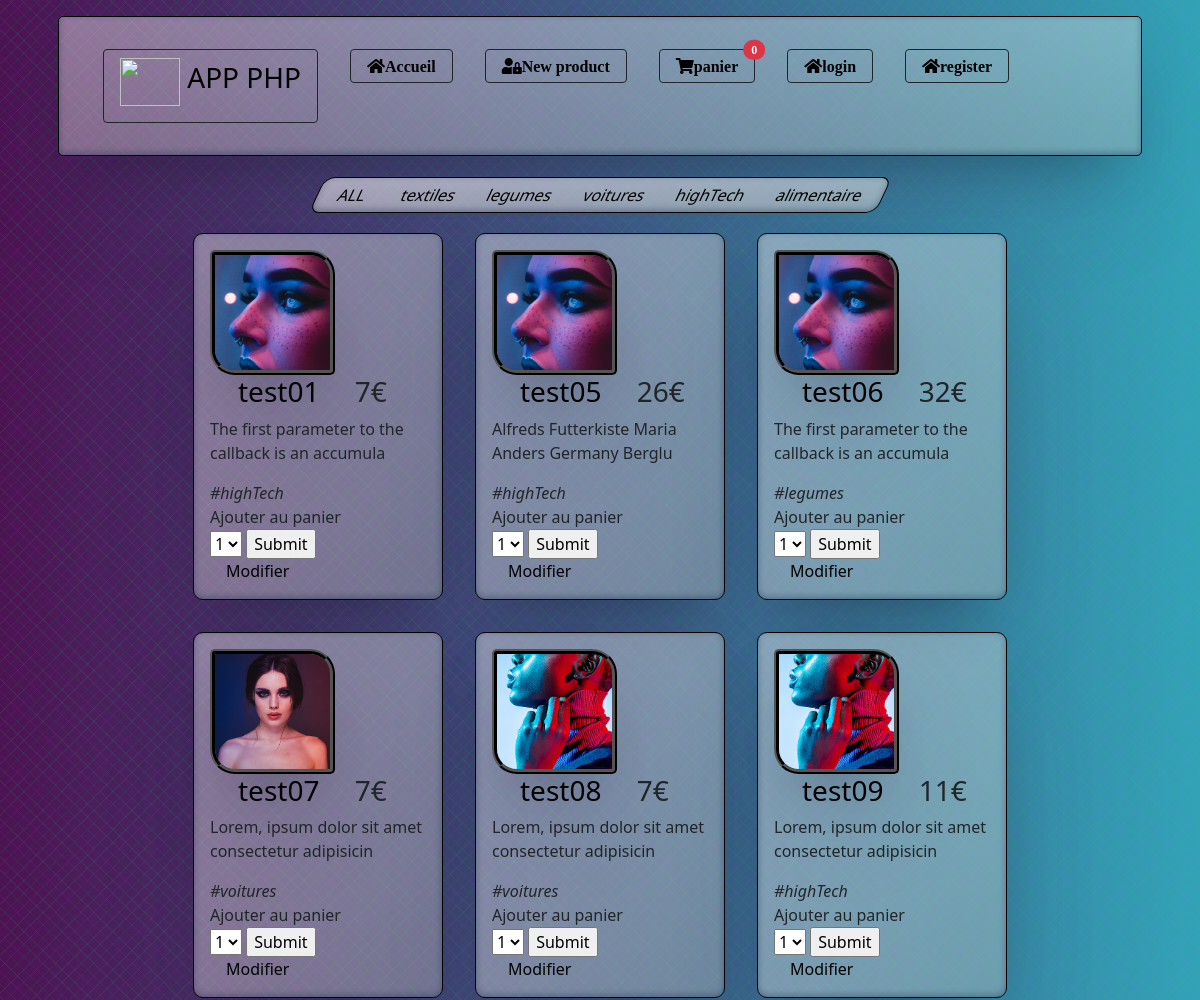
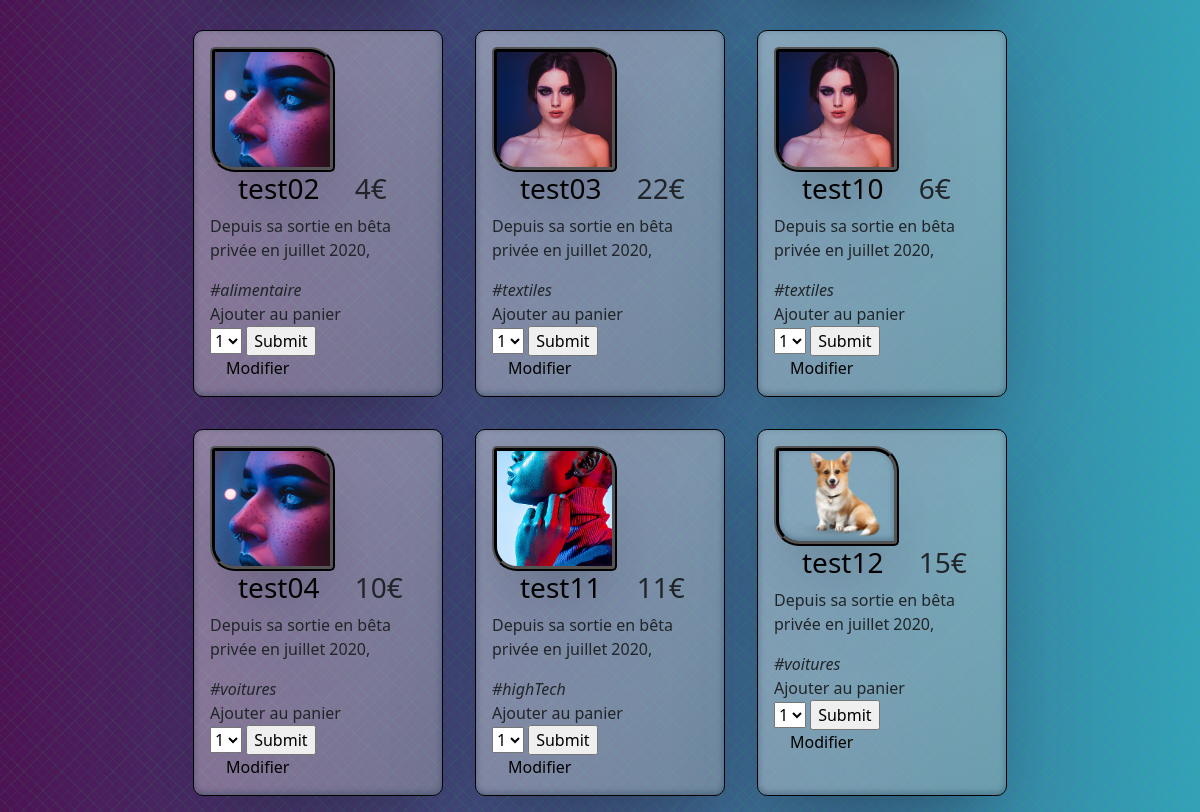
The page / on the database its author committed (2 pictures, top to bottom).
### tables this page shows
CREATE TABLE IF NOT EXISTS `categorie` (
  `id_categorie` int(11) NOT NULL AUTO_INCREMENT,
  `name_categorie` varchar(50) DEFAULT NULL,
  PRIMARY KEY (`id_categorie`)
);

CREATE TABLE IF NOT EXISTS `product` (
  `id` int(11) NOT NULL AUTO_INCREMENT,
  `name` varchar(50) DEFAULT NULL,
  `description` text,
  `price` float DEFAULT NULL,
  `img` varchar(50) DEFAULT NULL,
  `categorie` int(11) DEFAULT NULL,
  PRIMARY KEY (`id`),
  KEY `categorie` (`categorie`),
  CONSTRAINT `FK_product_categorie` FOREIGN KEY (`categorie`) REFERENCES `categorie` (`id_categorie`)
);

### db-function.php (called while the page is built, shortened)
<?php
function connexion()
{
    $dsn = "mysql:dbname=" . BASE . ";host=" . SERVER;
    $options = [
        \PDO::ATTR_ERRMODE => \PDO::ERRMODE_EXCEPTION,
        \PDO::ATTR_DEFAULT_FETCH_MODE => \PDO::FETCH_ASSOC,
        \PDO::MYSQL_ATTR_INIT_COMMAND => 'SET NAMES utf8',
    ];
    try {
        $db = new \PDO($dsn, USER, PASSWD, $options);
    } catch (PDOException $e) {
        printf("Échec de la connexion : %s\n", $e->getMessage());
        exit();
    }
    return $db;
}
function findAll()
{
    $sql = "SELECT * FROM product p INNER JOIN categorie c ON p.categorie=c.id_categorie";
    $stmt = connexion()->query($sql);
    return ($stmt->fetchAll());
}
function findAllCategorie()
{
    $sql = "SELECT * FROM categorie";
    $stmt = connexion()->query($sql);
    return ($stmt->fetchAll());
}

### vignette.php (the view, shortened to what this page needs)
<?php echo "<div class='figure box ". $affichage." ";
if (isset($row['name_categorie'])) echo  $row['name_categorie'] ;
echo"'><img class='vignette' src='img/" . $row['img'] . "' width=200>";
echo "<div><h3><a  href='product.php?id=" . $row['id'] . "'>" . $row['name'] ." ". "</a>" . $row['price'] . "€</h3></div><div><p>" . $row['description'] . "</p></div>";
if (isset($row['name_categorie'])) echo '<em>#'. $row['name_categorie']."</em>" ;
echo "<form method='POST' action='traitement.php?action=addProd&id=" . $row['id'] . "'>";
?>
<label>Ajouter au panier</label>
<div>
<select  id="Qadd" name="Qadd" value='1'>
    <option value="1">1</option>
</select>
<input   type="submit"></div>
</form><?php
echo "<a href='admin.php?id=".$row['id']."'>Modifier</a>"; ?>
</div><br>

### index.php
<?php
include "menu.php";
$loop = findAllCategorie();
if (!isset($_GET['id']) || empty($_GET['id'])) {
?> <div class="container">
    <div class=" menu box">
        <nav id="gallery-menu" class="side-spaced">
            <div id="gallery-filters"><a class="active" href="#">ALL</a>
                <?php foreach ($loop as $index => $id_categorie) {
                    echo '<a href="#" data-type=';
                    if (!isset($_GET['id']) || empty($_GET['id'])) {
                        echo $id_categorie['name_categorie'] . ">";
                    }
                    if (!isset($_GET['id']) || empty($_GET['id'])) {
                        echo $id_categorie['name_categorie'] . "</a>";
                    }
                }
                ?>
            </div>
        </nav>
    </div></div>
<?php } ?>
<div id="gallery" class="container main">
    <?php
    $affichage = " card";
    foreach (findAll() as $row) {
        $row['description'] = substr($row['description'], 0, 50);
        include "vignette.php";
    } ?>
</div>
<?php include "footer.php"; ?>

### CSS/style.css (style rules this page uses)
* { box-sizing: border-box; }
body { margin: 0; background-image: repeating-linear-gradient(135deg, rgba(4, 229, 71,0.08) 0px, rgba(4, 229, 71,0.08) 1px,transparent 1px, transparent 9px),repeating-linear-gradient(45deg, rgba(4, 229, 71,0.08) 0px, rgba(4, 229, 71,0.08) 1px,transparent 1px, transparent 9px),linear-gradient(90deg, rgb(77, 18, 84),rgb(52, 161, 185)); }
a { margin: 1em; color: black; text-decoration: none; }
.container { display:flex; flex-direction: row; flex-wrap: wrap; justify-content: center; }
.box { background-color: rgba(255, 255, 255, 0); background-image: linear-gradient(to right bottom, rgba(255, 255, 255, 0.4 ),rgba(185, 184, 184, 0.4)); margin: 1em; padding: 1em; border-radius: 10px; border: 1px solid black; box-shadow: rgba(50, 50, 93, 0.25) 0px 50px 100px -20px, rgba(0, 0, 0, 0.3) 0px 30px 60px -30px, rgba(10, 37, 64, 0.35) 0px -2px 6px 0px inset; }
.vignette { border: 5px ridge rgb(0, 0, 0); border-radius: 5px 25px; box-shadow: rgba(50, 50, 93, 0.25) 0px 50px 100px -20px, rgba(0, 0, 0, 0.3) 0px 30px 60px -30px, rgba(10, 37, 64, 0.35) 0px -2px 6px 0px inset; }
.card { width: 250px; }
.card>.vignette { width: 125px; }
.main { padding-left: 5%; padding-right: 5%; }
#gallery { display: flex; }
#gallery .figure { display:initial; }
#gallery-menu { display: flex; justify-content: space-between; }
.container .menu { margin: 0.3em; padding: 0.3em; width: fit-content; text-decoration: blanchedalmond; color: white; background-color: rgba(255, 255, 255, 0.267); transform: skewX(-25deg); }

### rows shown on the page
categorie: name_categorie "textiles"
categorie: name_categorie "legumes"
categorie: name_categorie "voitures"
categorie: name_categorie "highTech"
categorie: name_categorie "alimentaire"
product: img (picture), name "test01", price "7", description "The first parameter to the callback is an accumula", categorie.name_categorie "highTech"
product: img (picture), name "test05", price "26", description "Alfreds Futterkiste Maria Anders Germany Berglu", categorie.name_categorie "highTech"
product: img (picture), name "test06", price "32", description "The first parameter to the callback is an accumula", categorie.name_categorie "legumes"
product: img (placeholder picture), name "test07", price "7", description "Lorem, ipsum dolor sit amet consectetur adipisicin", categorie.name_categorie "voitures"
product: img (picture), name "test08", price "7", description "Lorem, ipsum dolor sit amet consectetur adipisicin", categorie.name_categorie "voitures"
product: img (picture), name "test09", price "11", description "Lorem, ipsum dolor sit amet consectetur adipisicin", categorie.name_categorie "highTech"
product: img (picture), name "test02", price "4", description "Depuis sa sortie en bêta privée en juillet 2020,", categorie.name_categorie "alimentaire"
product: img (placeholder picture), name "test03", price "22", description "Depuis sa sortie en bêta privée en juillet 2020,", categorie.name_categorie "textiles"
product: img (placeholder picture), name "test10", price "6", description "Depuis sa sortie en bêta privée en juillet 2020,", categorie.name_categorie "textiles"
product: img (picture), name "test04", price "10", description "Depuis sa sortie en bêta privée en juillet 2020,", categorie.name_categorie "voitures"
product: img (picture), name "test11", price "11", description "Depuis sa sortie en bêta privée en juillet 2020,", categorie.name_categorie "highTech"
product: img (picture), name "test12", price "15", description "Depuis sa sortie en bêta privée en juillet 2020,", categorie.name_categorie "voitures"

### other values the page prints
getFullQtt() "0"
